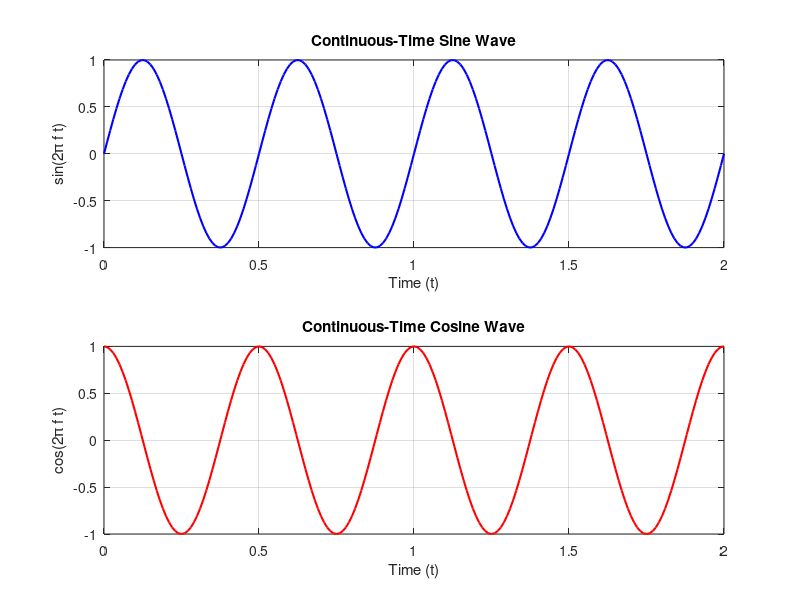

Recreate this plot in MATLAB.
t = 0:0.01:2; 
f = 2; 
x = sin(2*pi*f*t); 
y = cos(2*pi*f*t); 
subplot(2,1,1);
plot(t, x, 'b', 'LineWidth', 1.5);
title('Continuous-Time Sine Wave');
xlabel('Time (t)'); ylabel('sin(2\pi f t)'); grid on;
subplot(2,1,2);
plot(t, y, 'r', 'LineWidth', 1.5);
title('Continuous-Time Cosine Wave');
xlabel('Time (t)'); ylabel('cos(2\pi f t)'); grid on;